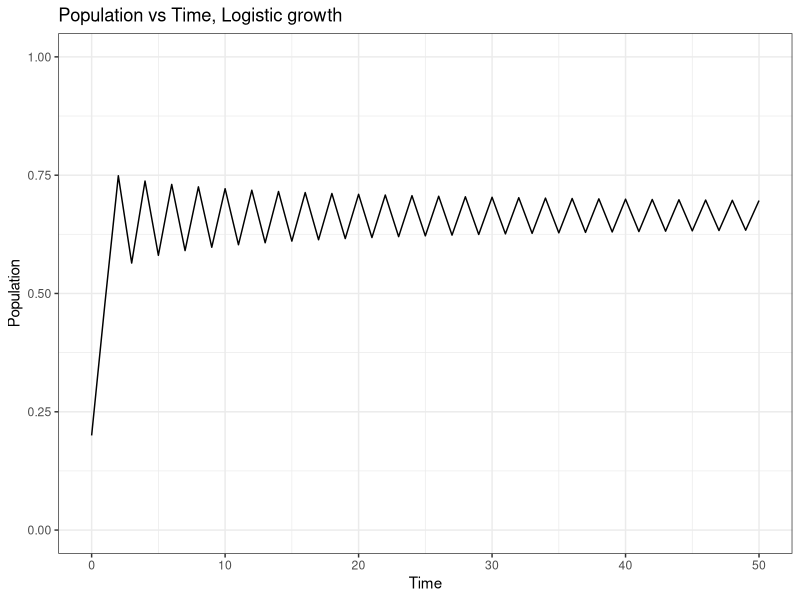

Reproduce this figure in R. (Note: this script raises an error after producing the figure.)
#code for CAS, due Thursday 1/25

####################################################################################################
####################################################################################################
#1. Plot population vs time for 50 time steps. Demonstrate trajectories with fixed points, periodic cycles and chaotic dynamics. 
####################################################################################################
####################################################################################################


#General logistic growth function:
#R = 4*r
#xt = 1<=xt<=0


log_growth <- function(xt,R){
	xt_1 <- R * xt *(1 - xt)   #R is between 0-4
	print(xt_1)
}

#50 timesteps, r = 0.5, initial fractional carrying capacity = 0.4
df<-data.frame("time" = 0:50, "xt" = NA, "R" = 3)
df[1,"xt"] <- 0.2


for (i in 2:51){

df[i,"xt"] <- log_growth(xt = df[i-1,"xt"], R = df[i-1,"R"])

}

#plotting using ggplot2
library(ggplot2)
ggplot(df) +
 geom_line(aes(time, xt)) +
 labs(x = "Time", y = "Population") +
 ylim(0,1) +
 ggtitle("Population vs Time, Logistic growth") +
 theme_bw()





####################################################################################################
####################################################################################################
#2. Plot population vs time and demonstrate sensitive dependence on initial conditions. Demonstrate how far into the future you can expect two populations to be correlated for a chaos-generating and a non chaos- generating value of R. 
####################################################################################################
####################################################################################################
df.2<-data.frame("time" = rep(0:50, 2), "xt" = NA, "R" = 3.76, "sensitivity" = rep(1:2, each = 51))
df.2[1,"xt"] <- 0.2
df.2[52,"xt"] <- 0.200001

for (i in 1:length(df.3$time)){

a <- ifelse(df.2[i, "time"] == 0, df.2[i,"xt"], log_growth(xt = df.2[i-1,"xt"], R = df.2[i-1,"R"]))
df.2[i,"xt"] <- a;

}

#plotting using ggplot2
library(ggplot2)
ggplot(df.2) +
 geom_line(aes(time, xt, color = as.character(sensitivity))) +
 labs(x = "Time", y = "Population") +
 ylim(0,1) +
 ggtitle("Population vs Time, Sensitivity to Initial Conditions") +
 theme_bw()


####################################################################################################
####################################################################################################
#3. Create a bifurcation diagram. You must write code for this yourself (you cannot download it).
#Label the diagram to show Fiegenbaum’s constant. 
####################################################################################################
####################################################################################################
df.3<-data.frame("time" = rep(0:50, 400), "xt" = NA, "R" = rep(seq(0.001,4, 0.001), each = 51))

df.3[df.3$time == 0,"xt"] <- 0.2

for (i in 1:length(df.3$time)){

a <- ifelse(df.3[i, "time"] != 0, log_growth(xt = df.3[i-1,"xt"], R = df.3[i-1,"R"]), df.3[i,"xt"]);

df.3[i,"xt"] <- a;

}




library(ggplot2)
ggplot(subset(df.3, time >= 25 )) +
 geom_point(aes(R, xt), size = .001) +
 labs(x = "R", y = "x(t)") +
 ylim(0,1) +
 ggtitle("Intrinsic Growth rate (R) vs Output, Logistic growth") +
 theme_bw()
####################################################################################################
####################################################################################################
#4. Create a return map showing xt+1 vs xt for R = 2.75 and for R = 3.85.
#Create a return map for the population mean of 100 populations with R randomly sampled between 2.5 and 3,
#and for R between 3.8 and 3.9. 
####################################################################################################
####################################################################################################
df.4<-data.frame("time" = 0:500, "xt" = NA,"xt_1" = NA, "R" = 2.75)

df.4[df.4$time == 0,"xt"] <- 0.002

df.42<-data.frame("time" = 0:500, "xt" = NA,"xt_1" = NA, "R" = 3.85)

df.42[df.42$time == 0,"xt"] <- 0.002

for (i in 1:length(df.4$time)){
  
  df.4[i,"xt_1"] <- log_growth(xt = df.4[i,"xt"], R = df.4[i,"R"])
  df.4[i+1,"xt"] <- df.4[i,"xt_1"]
  
  df.42[i,"xt_1"] <- log_growth(xt = df.42[i,"xt"], R = df.42[i,"R"])
  df.42[i+1,"xt"] <- df.42[i,"xt_1"]
  
  
}

df.4 <- rbind(df.4, df.42)
df.4$xt_line <- df.4$xt_1

#plotting using ggplot2
library(ggplot2)
ggplot(subset(df.4, !is.na(xt_1))) +
  stat_smooth(aes(xt, xt_1, color = as.character(R)), method = "lm", formula = y~x + I(x^2))+
  geom_segment(aes(x = xt, xend = xt_1, y = xt_1, yend = xt_1, color = as.character(R)), size = 0.15) +
  geom_segment(aes(x = xt, xend = xt, y = xt, yend = xt_1, color = as.character(R)), size = 0.15) +
  geom_point(aes(xt, xt_1, shape = as.character(R))) +
  labs(x = "x(t)", y = "x(t + 1)") +
  ggtitle("Return Map of x(t) vs x(t+1)") +
  theme_bw() + scale_linetype_discrete(na.value = "blank") +
  geom_abline(intercept = 0, slope = 1)  +
  scale_color_manual(values = c("red", "blue"), labels = c("R = 2.75", "R = 3.85"), name = NULL)+
scale_shape_manual(values = c(4, 16), labels = c("R = 2.75", "R = 3.85"), name = NULL)

ggsave("~/Desktop/fig_4.jpg", h = 3, w = 4)
ggplot(subset(df.4, !is.na(xt_1))) +
  geom_line(aes(time, xt, linetype = as.character(R)))


#100 population means with 100 random samples between 2.5 and 3.0
#100 population means with 100 random samples between 3.8 and 3.9

df.5 <- data.frame("time" = rep(0:100, 100),
                   "population" = rep(1:100, each = 101),
                   "xt" = NA,
                   "xt_1" = NA,
                   "R" = rep(sample(seq(2.5,3.0, by = 0.0001), 100, replace = T), each = 101),
                   "samp" = 1)
df.5[df.5$time == 0,"xt"] <- 0.2
df.52 <- data.frame("time" = rep(0:100, 100),
                   "population" = rep(1:100, each = 101),
                   "xt" = NA,
                   "xt_1" = NA,
                   "R" = rep(sample(seq(3.8,3.9, by = 0.0001), 100, replace = T), each = 101),
                   "samp" = 2)
df.52[df.52$time == 0,"xt"] <- 0.2

df.5 <- rbind(df.5, df.52)

for (i in 1:length(df.5$time)){
  
  df.5[i,"xt_1"] <- log_growth(xt = df.5[i,"xt"], R = df.5[i,"R"])
  df.5[i+1,"xt"] <- df.5[i,"xt_1"]
  
}

ggplot(subset(df.5, !is.na(xt_1))) +
  geom_point(aes(xt, xt_1, color = R)) +
  labs(x = "x(t)", y = "x(t + 1)") +
  ggtitle("Return Map of x(t) vs x(t+1)") +
  theme_bw() + scale_linetype_discrete(na.value = "blank") +
  geom_abline(intercept = 0, slope = 1) + scale_color_distiller(palette = "Spectral", direction = 1) +
  geom_point(dataaes(xt, xt_1, color = as.character(samp))) +
  geom_abline(intercept = 0, slope  = 1)+
  geom_segment(aes(x = xt, xend = xt_1, y = xt_1, yend = xt_1, color = as.character(samp)), size = 0.15) +
  geom_segment(aes(x = xt, xend = xt, y = xt, yend = xt_1, color = as.character(samp)), size = 0.15) +
  labs(x = "x(t)", y = "x(t + 1)") + theme_bw()
ggplot(subset(df.4, !is.na(xt_1))) +
  geom_line(aes(time, xt, linetype = as.character(R)))


library(dplyr)
df.52 <- df.5 %>%
  group_by(time, samp) %>%
  summarize(xt = mean(xt, na.rm = T),xt_1 = mean(xt_1, na.rm = T))

ggplot(subset(df.52, !is.na(xt) & !is.na(xt_1))) +
  geom_point(aes(xt, xt_1, color = as.character(samp))) +
  geom_abline(intercept = 0, slope  = 1)+
  geom_segment(aes(x = xt, xend = xt_1, y = xt_1, yend = xt_1, color = as.character(samp)), size = 0.15) +
  geom_segment(aes(x = xt, xend = xt, y = xt, yend = xt_1, color = as.character(samp)), size = 0.15) +
  labs(x = "x(t)", y = "x(t + 1)") + theme_bw() +
  ggtitle("Return Plot, Population means of \nsampled R between 2.5 and 3.0 vs \n3.8 and 3.9") +
  scale_color_manual(values = c("red", "blue"), labels = c("2.5 to 3.0", "3.8 to 3.9"), name = "Range of R")
  
ggsave("~/Desktop/fig_42.jpg", h = 3, w = 4)
